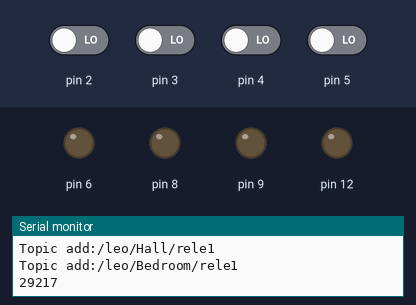
A sketch run on a simulated Arduino Uno, built with avr-gcc and run on an emulated ATmega328P. Parts: output pins drawn as LEDs (lit = HIGH), the last lines printed to the serial monitor. The inputs (shaded band) are chosen by the test bench; at power-on: pin 2–5 LOW. Random numbers use the default seed unless the sketch sets one; no MQTT or app messages arrive unless stated.

Above: at 1.2 s.
1.3 s: pin 2 driven HIGH
2.9 s: pin 2 driven LOW
At 4.2 s:
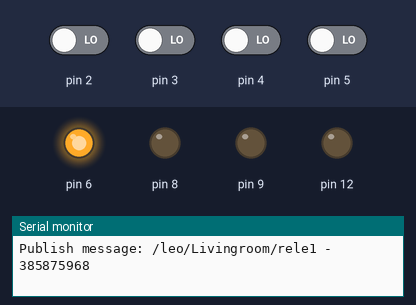
4.5 s: pin 4 driven HIGH
6.1 s: pin 4 driven LOW
At 6.8 s:
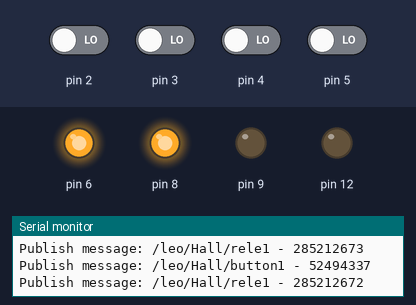
7.7 s: pin 2 driven HIGH
At 9.0 s:
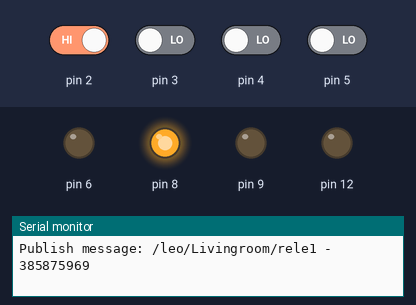
9.3 s: pin 5 driven HIGH
Timing chart, 0 to 11.9 s (numbered marks = the images above; inputs shaded):
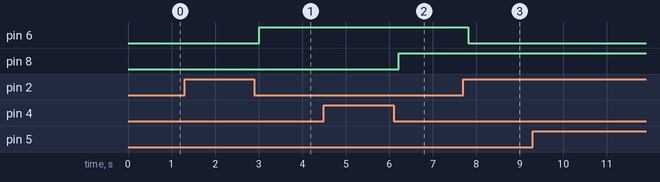

Measured:
- after the input at 2.9 s, pin 6: LOW → HIGH after 0.12 s
- after the input at 6.1 s, pin 8: LOW → HIGH after 0.12 s
- after the input at 7.7 s, pin 6: HIGH → LOW after 0.12 s

The sketch:

mqtt_object_leonardo_ethernet.ino
```cpp
#include <SPI.h>
#include <UIPEthernet.h>
#include <Vector.h>
#include <PubSubClient.h>

enum DeviceType {presenceDetector,button, rele};

class Device {
  public:
    byte pin;            // номер вывода
    byte mode = INPUT;  // режим работы
    // (используем так как по умолчанию RTTI диактивирован и влечёт большые накладные расходы и нет возможности использовать typeid)
    DeviceType type;   // ключ для определения типа к которому будем приводить
    int state = 0; // Состояние устройства
};

class Button : public Device {
  public:
    int tickAntiBounce = 0; // Счётчик итераций для реализации анти дребезга кнопки
    Button(byte _pin);
};

class Rele : public Device {
  public:
    Rele(byte _pin);
};

class MQTT_Device {
  public:
    const char* topic_module; // топик с названием модуля
    const char* topic_room; // топик с именем комнаты
    const char* topic_device; // топик с названием устройства (кнопка, реле, датчик и.т.д)
    Device *device; // ссылка на устройство
    MQTT_Device(const char* _topic_module, const char* _topic_room,  const char* _topic_device,  Button *_device);
    MQTT_Device(const char* _topic_module, const char* _topic_room,  const char* _topic_device,  Rele *_device);
};

Button::Button(byte _pin) {
  state = 0;
  type = button;
  pin = _pin;
  mode = INPUT;
}

Rele::Rele(byte _pin) {
  state = 0;
  type = rele;
  pin = _pin;
  mode = OUTPUT;
}

MQTT_Device::MQTT_Device(const char* _topic_module, const char* _topic_room, const char* _topic_device,  Button *_device)
{
  topic_module = _topic_module;
  topic_room = _topic_room;
  topic_device = _topic_device;
  device = _device;
}

MQTT_Device::MQTT_Device(const char* _topic_module, const char* _topic_room, const char* _topic_device,  Rele *_device)
{
  topic_module = _topic_module;
  topic_room = _topic_room;
  topic_device = _topic_device;
  device = _device;
}

// определяем конфигурацию сети
uint8_t mac [6] = {0x00,0x01,0x02,0x03,0x04,0x05};
byte ip[] = {192, 168, 88, 120}; // IP-адрес
byte myDns[] = {192, 168, 88, 1}; // адрес DNS-сервера
byte gateway[] = {192, 168, 88, 1}; // адрес сетевого шлюза
byte subnet[] = {255, 255, 255, 0}; // маска подсети

EthernetClient ethClient; // объект клиент
PubSubClient client;

const char* mqtt_server = "192.168.88.253";
const char* mqtt_login = "";
const char* mqtt_password = "";
Vector<MQTT_Device> mqtt_list;

const int MaxTickAntiBounce = 1000; // Количесто тиков антидребезга для срабатывания кнопки

long lastMsg = 0;
char msg[16];

void setup() {
  Serial.begin(115200);
  while (!Serial) {
    ; // wait for serial port to connect. Needed for native USB port only
  }
  Serial.println("Init device");
  mqtt_list.push_back(MQTT_Device("/leo", "/Livingroom", "/button1", reinterpret_cast<Button*>(new Button(2))));
  mqtt_list.push_back(MQTT_Device("/leo", "/Livingroom", "/button2", reinterpret_cast<Button*>(new Button(3))));
  mqtt_list.push_back(MQTT_Device("/leo", "/Hall", "/button1", reinterpret_cast<Button*>(new Button(4))));
  mqtt_list.push_back(MQTT_Device("/leo", "/Bedroom", "/button1", reinterpret_cast<Button*>(new Button(5))));

  mqtt_list.push_back(MQTT_Device("/leo", "/Livingroom", "/rele1", reinterpret_cast<Rele*>(new Rele(6))));
  mqtt_list.push_back(MQTT_Device("/leo", "/Livingroom", "/rele2", reinterpret_cast<Rele*>(new Rele(12))));
  mqtt_list.push_back(MQTT_Device("/leo", "/Hall", "/rele1", reinterpret_cast<Rele*>(new Rele(8))));
  mqtt_list.push_back(MQTT_Device("/leo", "/Bedroom", "/rele1", reinterpret_cast<Rele*>(new Rele(9))));

  Serial.println(memoryFree());
//  pinMode(BUILTIN_LED, OUTPUT);     // Initialize the BUILTIN_LED pin as an output
  for (int i = 0; i < mqtt_list.size(); i++){
    pinMode(mqtt_list[i].device->pin, mqtt_list[i].device->mode);
//    if (mqtt_list[i].device->type == button) digitalWrite(mqtt_list[i].device->pin,HIGH);
  }
  setup_ethernet();
  ethClient.setTimeout(10000);
  client.setServer(mqtt_server, 1883);
  client.setCallback(callback);
}


const String catStr(const char* str1, const char* str2) {
  char result[50];
  snprintf(result, sizeof result, "%s%s", str1, str2);
  return String (result);
}

void setup_ethernet() {
  Ethernet.begin(mac, ip, myDns, gateway, subnet); // инициализация контроллера
  Serial.print("My address:");
  Serial.println(Ethernet.localIP()); // выводим IP-адрес контроллера
  client.setClient (ethClient);
}

void callback(char* topic, byte* payload, unsigned int length) {
  Serial.print("Message [");
  Serial.print(topic);
  Serial.print("] ");
  for (int i = 0; i < length; i++) {
    Serial.print((char)payload[i]);
  }
  Serial.println();

  // Ищем топик реле (его будем щёлкать если пришло изменение)
  int releNumber = -1;
  for (int i = 0; i < mqtt_list.size(); i++){
    if (mqtt_list[i].device->type == rele) {
      Rele *dev = reinterpret_cast<Rele*>(mqtt_list[i].device);
      String dev_name(mqtt_list[i].topic_device);
      if (strcmp(topic,(catStr(mqtt_list[i].topic_module,mqtt_list[i].topic_room) + dev_name).c_str())==0) releNumber = i;
    }
    if (releNumber > -1) break;
  }
  if (releNumber > -1) {
    if ((char)payload[0] == '1') setstate(releNumber,1);
    if ((char)payload[0] == '0') setstate(releNumber,0);
  }
}

void reconnect() {
  while (!client.connected()) {
    Serial.print("Attempting MQTT connection...");
    // Create a random client ID
    String clientId = "LeonardoClient-";
    clientId += String(random(0xffff), HEX);
    if (client.connect(clientId.c_str(), mqtt_login, mqtt_password)) {
      Serial.println("connected");
      for (int i = 0; i < mqtt_list.size(); i++) {
//        String base = catStr(mqtt_list[i].topic_module,mqtt_list[i].topic_room);
        Serial.print("Topic add:");
        Serial.println(catStr(catStr(mqtt_list[i].topic_module,mqtt_list[i].topic_room).c_str(),mqtt_list[i].topic_device).c_str());
        client.subscribe(catStr(catStr(mqtt_list[i].topic_module,mqtt_list[i].topic_room).c_str(),mqtt_list[i].topic_device).c_str());
      }
      Serial.println(memoryFree());
    } else {
      Serial.print("failed, rc=");
      Serial.print(client.state());
      Serial.println(" try again in 5 sec");
      // Wait 5 seconds before retrying
      delay(5000);
    }
  }
}

// Переменные, создаваемые процессом сборки,
// когда компилируется скетч
extern int __bss_end;
extern void *__brkval;

// Функция, возвращающая количество свободного ОЗУ (RAM)
int memoryFree()
{
   int freeValue;
   if((int)__brkval == 0)
      freeValue = ((int)&freeValue) - ((int)&__bss_end);
   else
      freeValue = ((int)&freeValue) - ((int)__brkval);
   return freeValue;
}

void loop() {

  if (!client.connected()) {
    reconnect();
  }
  client.loop();

  // Опрашиваем устройства (и публикуем состояния в MQTT брокера)
  for (int i = 0; i <  mqtt_list.size(); i++) {
    switch (mqtt_list[i].device->type) {
      case button:
      // По состоянию выключателей переключаем реле и за одно передаём их состояние
      // Всё это в Action
      // (как и раньше только передаётся еще и состояние выключателей)
      // можно судить будет на стороне Mojordomo кто щёлкнул реле (реальный выключатель или на стороне Mojerdomo программное переключение произошло)
        if (PubButtonState(&mqtt_list[i]) == true) Action(i);
        break;
      case rele:
      // Постоянно публиковать походу не нужно, дальше разберёмся может добавлю предыдущее состояние реле и буду публиковать по изменению значения
//       PubReleState(&mqtt_list[i]);
        break;
    }
  }
}

void setstate(int id, int state) {
  if (state == 0) {
    digitalWrite(mqtt_list[id].device->pin,HIGH);
    mqtt_list[id].device->state = 0;
  } else {
    digitalWrite(mqtt_list[id].device->pin,LOW);
    mqtt_list[id].device->state = 1;
  }
}

// Переключает состояние устройства на противоположное
int swithState(int id){
   if (mqtt_list[id].device->state == 0){
    setstate(id,1);
    return 1;
   } else {
    setstate(id,0);
    return 0;
   }
}

// Некий экшен в качестве ID принемаем номер Device , эта функция всегда специфичная
// Пока не очень красиво всё привязано к номерам , но некий HashMap я пока хз как реализовать
void Action(int id){
  byte swith = -1;
  switch (id) {
     case 0: swith = 4;
     break;
     case 1: swith = 5;
     break;
     case 2: swith = 6;
     break;
     case 3: swith = 7;
     break;
  }
  if (swith != -1) {
    swithState(swith);
    PubReleState(&mqtt_list[swith]);
  }
}

int toStandart(int state) {
  if (state == HIGH) return 1; else return 0;
}

// Если состояние Кнопки изменилось (и прошло MaxTickAntiBounce тиков анти дребезга) публикует это дело в MQTT сеть (и возвращает true если менялось положение)
boolean PubButtonState(MQTT_Device *mqtt_dev){
  MQTT_Device *mqttdev = reinterpret_cast<MQTT_Device*>(mqtt_dev);
  Button *dev = reinterpret_cast<Button*>(mqttdev->device);
  int current_rele_state = digitalRead(dev->pin);
  if (current_rele_state != dev->state) {
    if (dev->tickAntiBounce < MaxTickAntiBounce) {
      dev->tickAntiBounce++;
    } else {
//      String base = catStr(mqtt_dev->topic_module,mqtt_dev->topic_room);
      snprintf (msg, 16, "%ld", toStandart(dev->state));
      Serial.print("Publish message: ");
      Serial.print(catStr(catStr(mqtt_dev->topic_module,mqtt_dev->topic_room).c_str(),mqtt_dev->topic_device).c_str()); Serial.print(" - ");
      Serial.println(msg);
//      Serial.println(toStandart(dev->state));
      dev->state = current_rele_state;
      dev->tickAntiBounce = 0;
      client.publish(catStr(catStr(mqtt_dev->topic_module,mqtt_dev->topic_room).c_str(),mqtt_dev->topic_device).c_str(), msg);
      return true;
    }
  } else dev->tickAntiBounce = 0;
  return false;
}

// Публикуем текущее состояние реле
void PubReleState(MQTT_Device *mqtt_dev){
  MQTT_Device *mqttdev = reinterpret_cast<MQTT_Device*>(mqtt_dev);
  Rele *dev = reinterpret_cast<Rele*>(mqttdev->device);
//  String base = catStr(mqtt_dev->topic_module,mqtt_dev->topic_room);
  snprintf (msg, 16, "%ld", toStandart(dev->state));
  Serial.print("Publish message: ");
  Serial.print(catStr(catStr(mqtt_dev->topic_module,mqtt_dev->topic_room).c_str(),mqtt_dev->topic_device).c_str()); Serial.print(" - ");
  Serial.println(msg);
  client.publish(catStr(catStr(mqtt_dev->topic_module,mqtt_dev->topic_room).c_str(),mqtt_dev->topic_device).c_str(), msg);
}
```
